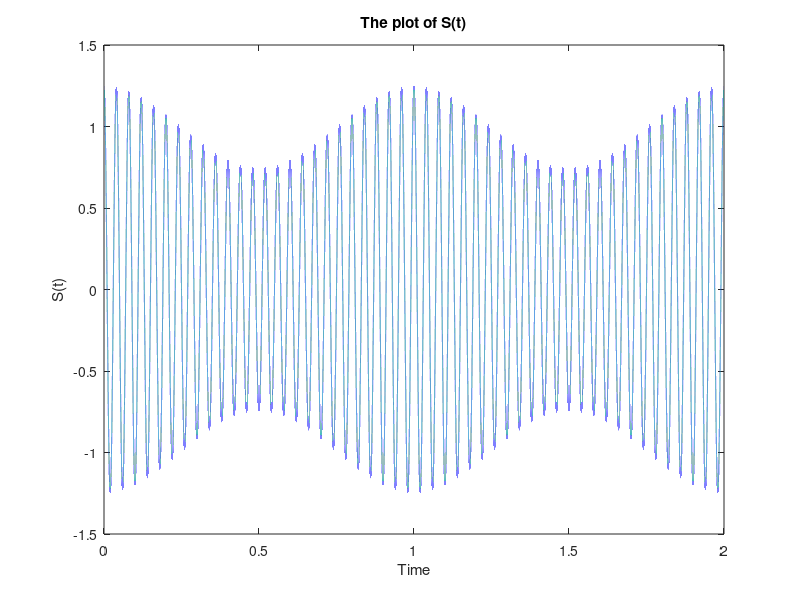

Write MATLAB code to recreate this figure.
fm=1
fc=25
k=0.25
Ac=1
Am=1
u=k.*Am
t=0:0.000001:2;
s=(1 + u.*cos(2.*pi.*fm.*t)).*cos(2.*pi.*fc.*t)
plot(t,s)
xlabel("Time")
ylabel("S(t)")
title("The plot of S(t)")
